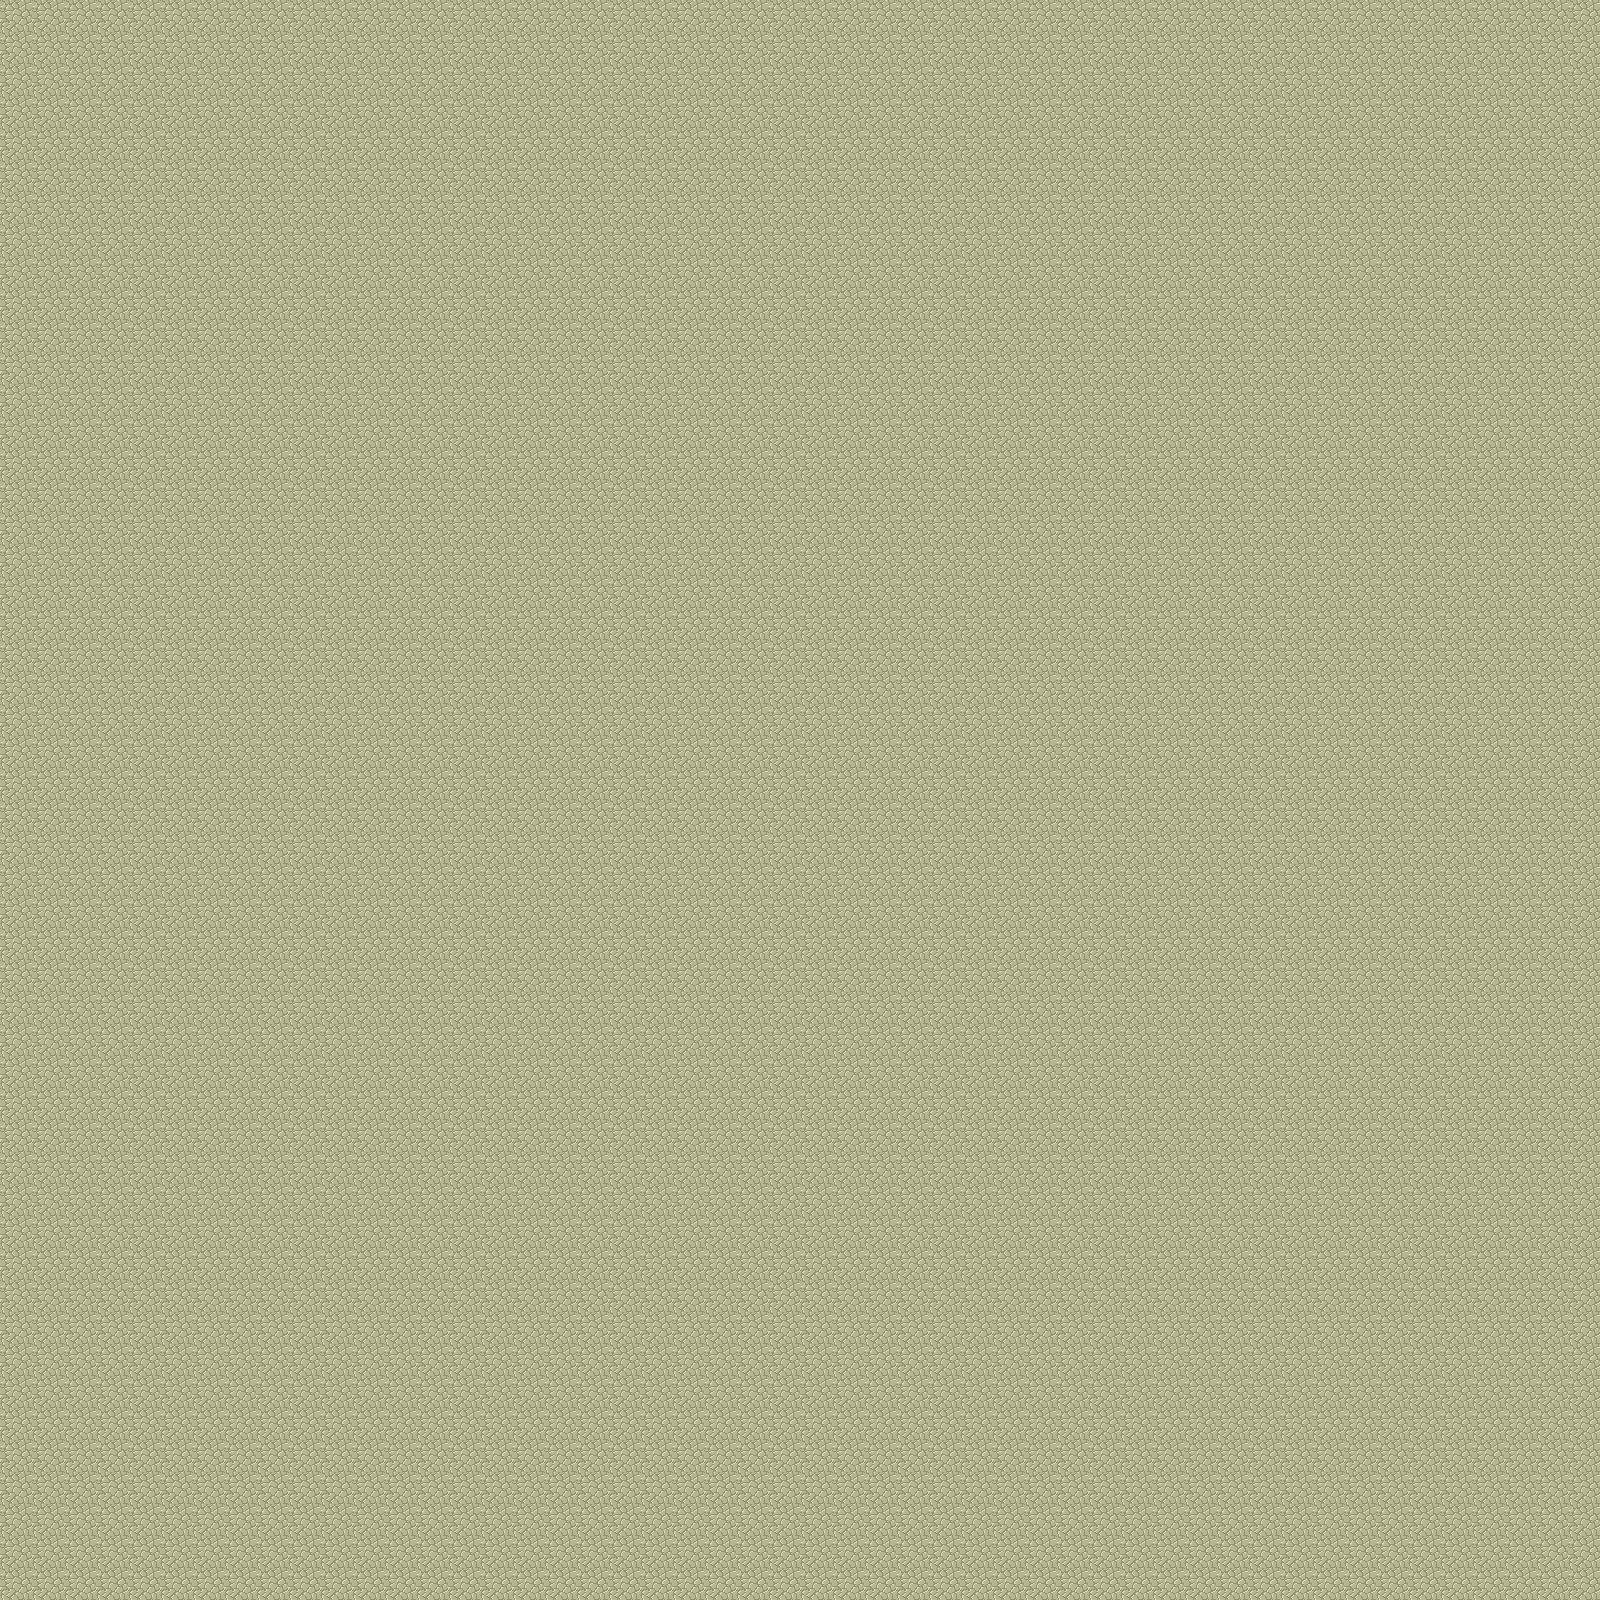

A 2D game scene composited from a Tiled map and its tileset images. What follows is a short description and the map's XML, with each tile layer's data collapsed to a summary:
An orthogonal 50x50 tile map with 32x32 px tiles, 1 tile layer (base).

<map version="1.0" orientation="orthogonal" width="50" height="50" tilewidth="32" tileheight="32">
 <tileset firstgid="1" name="desert" tilewidth="32" tileheight="32" spacing="1" margin="1">
  <image source="shingo.png" width="265" height="199" />
 </tileset>
 <layer name="base" width="50" height="50">
  <data>[2500 cells, 2500 non-empty, 1 distinct tile ids]</data>
 </layer>
</map>
